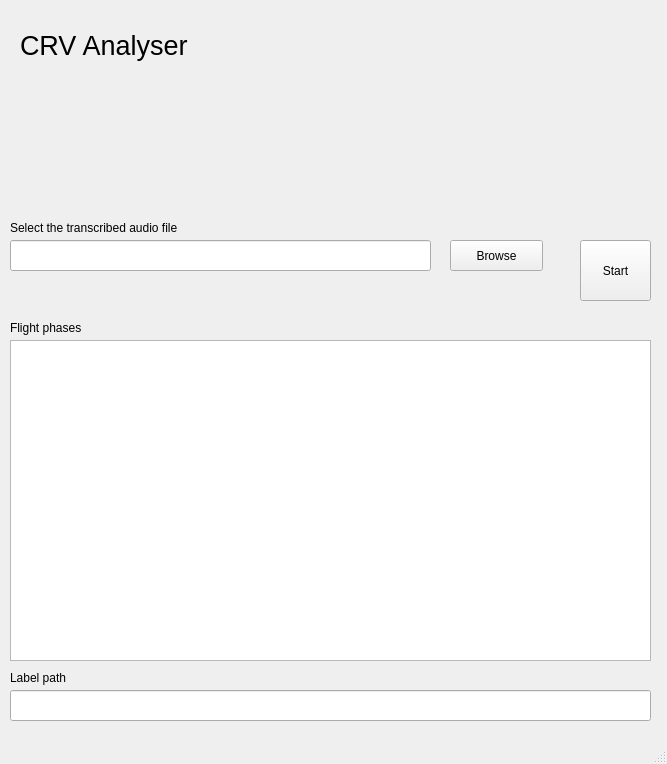
<?xml version="1.0" encoding="UTF-8"?>
<ui version="4.0">
 <class>MainWindow</class>
 <widget class="QMainWindow" name="MainWindow">
  <property name="geometry">
   <rect>
    <x>0</x>
    <y>0</y>
    <width>667</width>
    <height>764</height>
   </rect>
  </property>
  <property name="windowTitle">
   <string>MainWindow</string>
  </property>
  <widget class="QWidget" name="centralwidget">
   <widget class="QLineEdit" name="filename">
    <property name="geometry">
     <rect>
      <x>10</x>
      <y>240</y>
      <width>421</width>
      <height>31</height>
     </rect>
    </property>
   </widget>
   <widget class="QPushButton" name="browseButton">
    <property name="geometry">
     <rect>
      <x>450</x>
      <y>240</y>
      <width>93</width>
      <height>31</height>
     </rect>
    </property>
    <property name="text">
     <string>Browse</string>
    </property>
   </widget>
   <widget class="QLabel" name="selectLabel">
    <property name="geometry">
     <rect>
      <x>10</x>
      <y>220</y>
      <width>191</width>
      <height>16</height>
     </rect>
    </property>
    <property name="text">
     <string>Select the transcribed audio file</string>
    </property>
   </widget>
   <widget class="QLabel" name="label">
    <property name="geometry">
     <rect>
      <x>20</x>
      <y>10</y>
      <width>211</width>
      <height>71</height>
     </rect>
    </property>
    <property name="font">
     <font>
      <pointsize>20</pointsize>
     </font>
    </property>
    <property name="text">
     <string>CRV Analyser</string>
    </property>
   </widget>
   <widget class="QPlainTextEdit" name="output">
    <property name="geometry">
     <rect>
      <x>10</x>
      <y>340</y>
      <width>641</width>
      <height>321</height>
     </rect>
    </property>
   </widget>
   <widget class="QLabel" name="selectLabel_2">
    <property name="geometry">
     <rect>
      <x>10</x>
      <y>320</y>
      <width>191</width>
      <height>16</height>
     </rect>
    </property>
    <property name="text">
     <string>Flight phases</string>
    </property>
   </widget>
   <widget class="QLineEdit" name="labelPath">
    <property name="geometry">
     <rect>
      <x>10</x>
      <y>690</y>
      <width>641</width>
      <height>31</height>
     </rect>
    </property>
   </widget>
   <widget class="QLabel" name="selectLabel_3">
    <property name="geometry">
     <rect>
      <x>10</x>
      <y>670</y>
      <width>191</width>
      <height>16</height>
     </rect>
    </property>
    <property name="text">
     <string>Label path</string>
    </property>
   </widget>
   <widget class="QPushButton" name="startButton">
    <property name="geometry">
     <rect>
      <x>580</x>
      <y>240</y>
      <width>71</width>
      <height>61</height>
     </rect>
    </property>
    <property name="text">
     <string>Start</string>
    </property>
   </widget>
   <widget class="QLabel" name="label_2">
    <property name="geometry">
     <rect>
      <x>330</x>
      <y>20</y>
      <width>321</width>
      <height>111</height>
     </rect>
    </property>
    <property name="text">
     <string/>
    </property>
    <property name="pixmap">
     <pixmap>LufthansaTechnik_logo.jpg</pixmap>
    </property>
    <property name="scaledContents">
     <bool>true</bool>
    </property>
   </widget>
  </widget>
  <widget class="QMenuBar" name="menubar">
   <property name="geometry">
    <rect>
     <x>0</x>
     <y>0</y>
     <width>667</width>
     <height>26</height>
    </rect>
   </property>
  </widget>
  <widget class="QStatusBar" name="statusbar"/>
 </widget>
 <resources>
  <include location="lht.qrc"/>
 </resources>
 <connections/>
</ui>
